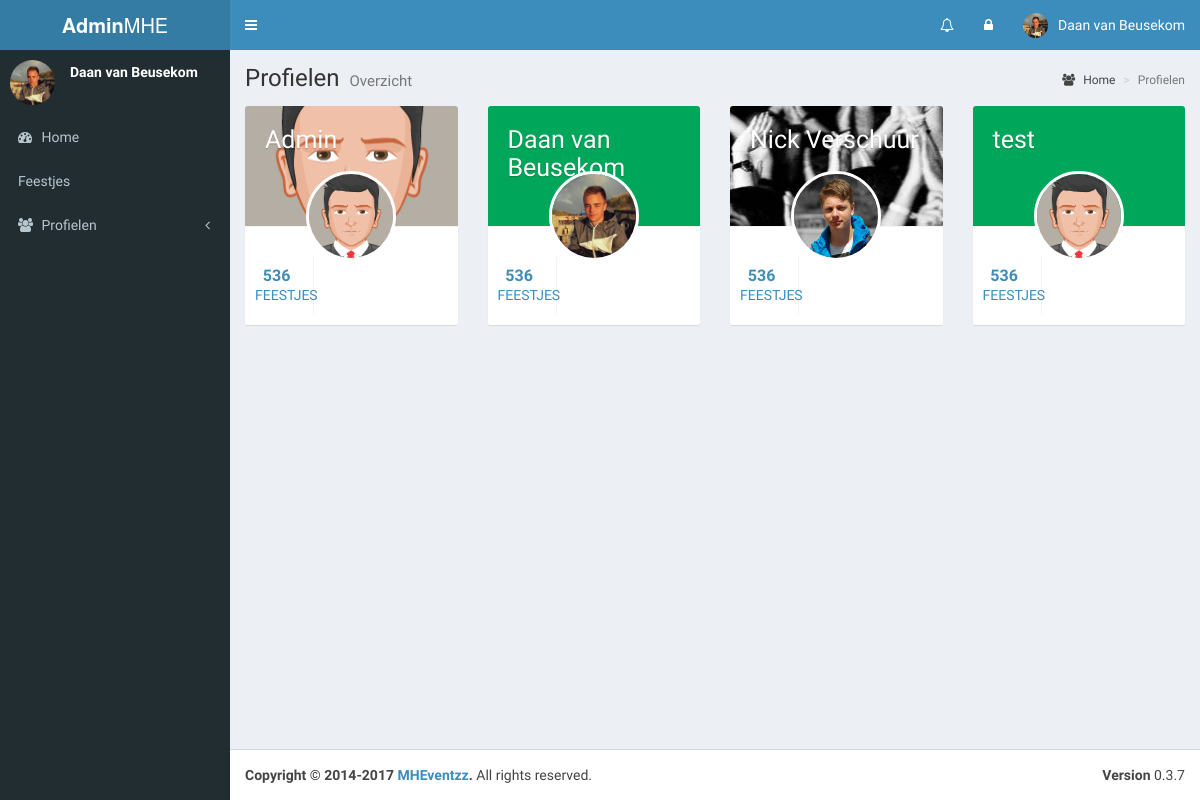
Before: /admin/profiles.php (signed in) with the older database file.
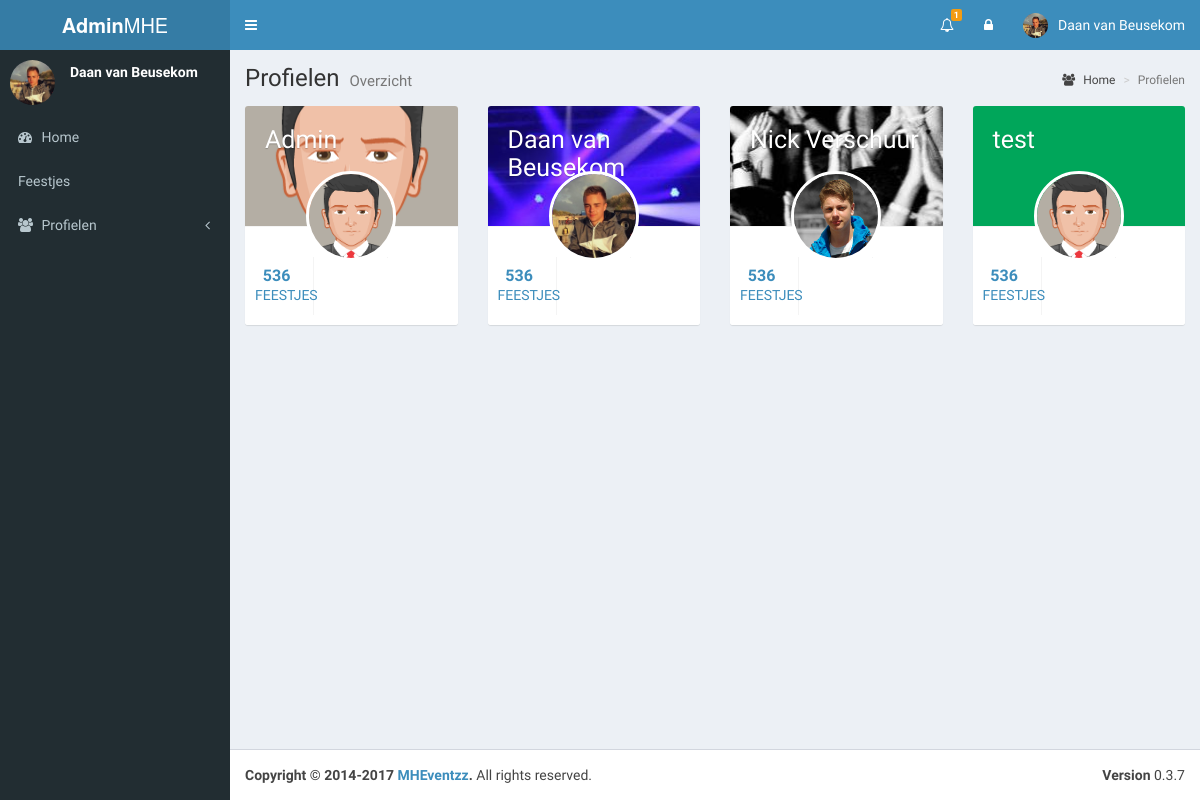
After: the same page with the newer database file.
### tables this page shows
CREATE TABLE `users` (
  `user_id` int(3) NOT NULL,
  `user_name` varchar(255) NOT NULL,
  `user_email` varchar(255) NOT NULL,
  `user_pass` tinytext NOT NULL,
  `user_birthday` date NOT NULL,
  `user_description` text NOT NULL,
  `user_online` tinyint(1) NOT NULL,
  `user_image` text NOT NULL,
  `user_since` date NOT NULL,
  `user_cover_image` text NOT NULL
);

### admin/functions.php (called while the page is built, shortened)
<?php
function noti_count($conn, $id){
    $SQL = "SELECT COUNT(*) AS amount FROM notifications WHERE noti_user='$id'";
    $result = $conn->query($SQL);
    $amount = mysqli_fetch_assoc($result);
    return $amount['amount'];
}
?>

### admin/profiles.php (the view, shortened to what this page needs)
<?php
include "top.php";
?>
  <div class="content-wrapper" >
    <section class="content-header">
      <h1>
        Profielen
        <small>Overzicht</small>
      </h1>
      <ol class="breadcrumb">
        <li><a href="index.php"><i class="fa fa-users"></i> Home</a></li>
        <li class="active">Profielen</li>
      </ol>
    </section>
    <section class="content">
          <?php
            $SQL = "SELECT * FROM users ORDER BY user_name ASC";
            $col_number = 1;
            $result = $conn->query($SQL);
            while($row = mysqli_fetch_assoc($result)){
                if($col_number == 1){
                    echo "<div class='row'>";
                }
                echo "<a href='profile.php?show_user=" . $row['user_name'] . "'><div class='col-md-3 col-sm-6'>";
                    echo "<div class='box box-widget widget-user'>";
                        echo "<div class='widget-user-header bg-green'";
                            if(!empty($row['user_cover_image'])){
                                echo "style='background: url(\"" . $row['user_cover_image'] . "\") center center;'";
                            }
                        echo ">";
                            echo "<h3 class='widget-user-username'>" . $row['user_name'] . "</h3>";
                        echo "</div>";
                        echo "<div class='widget-user-image'>";
                            echo "<img class='img-circle' src='" . $row['user_image'] . "' alt='User Avatar'>";
                        echo "</div>";
                        echo "<div class='box-footer'>";
                            echo "<div class='row'>";
                                echo "<div class='col-sm-4 border-right'>";
                                    echo "<div class='description-block'>";
                                        echo "<h5 class='description-header'>536</h5>";
                                        echo "<span class='description-text'>Feestjes</span>";
                                    echo "</div>";
                                echo "</div>";
                                echo "<div class='col-sm-4 border-right'>";
                                echo "</div>";
                                echo "<div class='col-sm-4'>";
                                echo "</div>";
                            echo "</div>";
                        echo "</div>";
                    echo "</div>";
                echo "</div></a>";
                if($col_number == 4){
                    echo "</div>";
                    $col_number = 0;
                }
                $col_number++;
            }
          ?>
    </section>
  </div>
<?php
include "bottom.php";
?>

### admin/top.php (shortened to what this page needs)
<?php
include "connection.php";
include "functions.php";
?>
<!DOCTYPE html>
<html>
<head>
    <link rel="stylesheet" href="bootstrap/css/bootstrap.min.css">
    <link rel="stylesheet" href="https://cdnjs.cloudflare.com/ajax/libs/font-awesome/4.5.0/css/font-awesome.min.css">
    <link rel="stylesheet" href="https://cdnjs.cloudflare.com/ajax/libs/ionicons/2.0.1/css/ionicons.min.css">
    <link rel="stylesheet" href="plugins/jvectormap/jquery-jvectormap-1.2.2.css">
    <link rel="stylesheet" href="dist/css/AdminLTE.min.css">
    <link rel="stylesheet" href="dist/css/skins/_all-skins.min.css">
</head>
<body class="hold-transition skin-blue sidebar-mini">
<div class="wrapper">
  <header class="main-header">
    <a href="index.php" class="logo">
      <span class="logo-lg"><b>Admin</b>MHE</span>
    </a>
    <nav class="navbar navbar-static-top">
      <a href="#" class="sidebar-toggle" data-toggle="offcanvas" role="button">
      </a>
      <div class="navbar-custom-menu">
        <ul class="nav navbar-nav">
          <li class="dropdown notifications-menu">
            <a href="#" class="dropdown-toggle" data-toggle="dropdown">
                <i class="fa fa-bell-o"></i>
                <?php
                    $amount = noti_count($conn, $_SESSION['user_id']);
                    if($amount > 0){
                ?>
                <span class="label label-warning"><?php echo $amount;?></span>
                <?php
                    }
                ?>
            </a>
          </li>
          <li class="dropdown tasks-menu">
            <a href="lock.php" class="dropdown-toggle">
              <i class="fa fa-lock"></i>
            </a>
          </li>
          <li class="dropdown user user-menu">
            <a href="#" class="dropdown-toggle" data-toggle="dropdown">
              <img src="<?php echo $_SESSION['user_image']; ?>" class="user-image" alt="User Image">
              <span class="hidden-xs"><?php echo $_SESSION['user_name']; ?></span>
            </a>
          </li>
        </ul>
      </div>
    </nav>
  </header>
  <aside class="main-sidebar">
    <section class="sidebar">
      <div class="user-panel">
        <div class="pull-left image">
          <img src="<?php echo $_SESSION['user_image']; ?>" class="img-circle" alt="User Image">
        </div>
        <div class="pull-left info">
          <p><?php echo $_SESSION['user_name']; ?></p>
        </div>
      </div>
      <ul class="sidebar-menu">
        <li>
          <a href="index.php">
            <i class="fa fa-dashboard"></i> <span>Home</span>
          </a>
        </li>
        <li>
            <a href="events.php">
                <i class="ion ion-beer"></i> <span>Feestjes</span>
            </a>
        </li>
        <li class="treeview">
            <a href="#">
                <i class="fa fa-users"></i> <span>Profielen</span>
                <span class="pull-right-container">
                    <i class="fa fa-angle-left pull-right"></i>
                </span>
            </a>
        </li>
      </ul>
    </section>
  </aside>

### admin/bottom.php (shortened to what this page needs)
<footer class="main-footer">
    <div class="pull-right hidden-xs">
      <b>Version</b> 0.3.7
    </div>
    <strong>Copyright &copy; 2014-2017 <a href="http://MHEventzz.nl">MHEventzz</a>.</strong> All rights
    reserved.
  </footer>
</div>
</body>
</html>

Changed rows visible on the page:
changed users "Daan van Beusekom": user_cover_image: picture added
Other visible differences:
$amount: (not shown) → "1"
